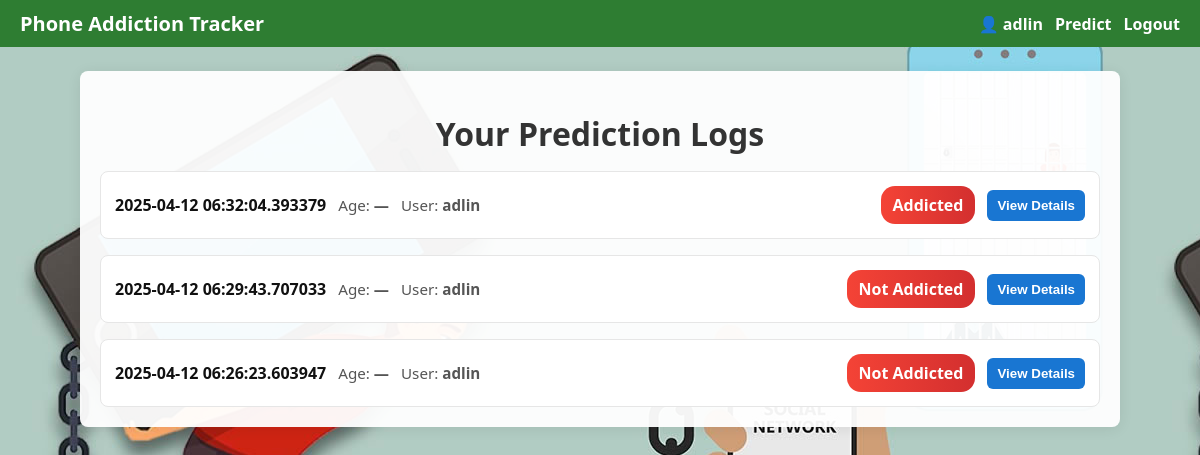
The page /logs (signed in) on the database its author committed.
### tables this page shows
CREATE TABLE logs (
                 id INTEGER PRIMARY KEY AUTOINCREMENT,
                 user_id INTEGER,
                 inputs TEXT,
                 prediction TEXT,
                 timestamp TEXT, category TEXT, age TEXT, weighted_total REAL,
                 FOREIGN KEY(user_id) REFERENCES users(id));

### app.py (the view)
@app.route("/logs")
def logs():
    if "user_id" not in session:
        flash("Please login.")
        return redirect(url_for("login"))
    questions = [
        "Do you use your phone to click pictures of class notes?",
        "Do you buy books/access books from your mobile?",
        "Does your phone's battery last a day?",
        "When your phone's battery dies out, do you run for the charger?",
        "Do you worry about losing your cell phone?",
        "Do you take your phone to the bathroom?",
        "Do you check your phone immediately after waking up?",
        "Do you use your phone while eating meals?",
        "Do you feel anxious when your phone is not near you?",
        "Do you spend more time on your phone than talking to people?",
        "Do you use your phone before going to sleep?",
        "Do you find it hard to stop using certain apps?",
        "Do you prefer online interactions over face-to-face?",
        "Do you use your phone during classes/lectures?",
        "Do you get irritated when interrupted while using your phone?",
        "Do you use your phone to escape from problems or relieve bad moods?",
        "Do you check social media very frequently?",
        "Do you lose track of time while using your phone?"
    ]
    conn = sqlite3.connect(DB_PATH)
    c = conn.cursor()
    c.execute(
        "SELECT id, inputs, prediction, category, age, timestamp FROM logs WHERE user_id=? ORDER BY id DESC",
        (session["user_id"],)
    )
    rows = c.fetchall()
    conn.close()
    logs_data = []
    for r in rows:
        log_id, inputs_str, prediction, category, age, timestamp = r
        parsed_list = []
        try:
            parsed = ast.literal_eval(inputs_str)
            if isinstance(parsed, (list, tuple)):
                parsed_list = list(parsed)
        except Exception:
            parsed_list = []
        qa_pairs = []
        for i, q in enumerate(questions):
            if i < len(parsed_list):
                try:
                    val = int(parsed_list[i])
                    ans = "Yes" if val == 1 else "No"
                except Exception:
                    ans = "No"
            else:
                ans = "No"
            qa_pairs.append((q, ans))
        logs_data.append({
            "id": log_id,
            "answers": qa_pairs,
            "prediction": prediction,
            "category": category,
            "age": age,
            "timestamp": timestamp,
            "username": session.get("username")
        })
    return render_template("logs.html", logs=logs_data, username=session.get("username"))

### SMART_PHONE_ADDICTION/templates/logs.html (shortened to what this page needs)
<!DOCTYPE html>
<html lang="en">
<head>
</head>
<body>
    <div class="navbar">
        <h2>Phone Addiction Tracker</h2>
        <div class="user-block">
            <span style="font-weight:700;">👤 {{ username or 'Guest' }}</span>
            <a href="{{ url_for('predict') }}" style="color:white; text-decoration:none; font-weight:700;">Predict</a>
            <a href="{{ url_for('logout') }}" style="color:white; text-decoration:none; font-weight:700;">Logout</a>
        </div>
    </div>
    <div class="container">
        <h1>Your Prediction Logs</h1>
        {% if logs %}
            {% for log in logs %}
                <div class="log-entry">
                    <div class="log-header">
                        <div class="meta-left">
                            <div class="date">{{ log.timestamp }}</div>
                            <div class="age">Age: <strong>{{ log.age or '—' }}</strong></div>
                            <div class="user">User: <strong>{{ log.username or username or '—' }}</strong></div>
                        </div>
                        <div style="display:flex; gap:12px; align-items:center;">
                            <div class="prediction-badge {% if 'Addicted' in log.prediction %}badge-addicted{% else %}badge-not{% endif %}">
                                {{ log.prediction }}
                            </div>
                            <button class="toggle-btn" onclick="toggleDetails('details-{{ loop.index0 }}')">View Details</button>
                        </div>
                    </div>
                </div>
            {% endfor %}
        {% else %}
            <p>No logs available yet.</p>
        {% endif %}
    </div>
</body>
</html>

### rows shown on the page
logs: timestamp "2025-04-12 06:32:04.393379", age "—", username "adlin", prediction "Addicted"
logs: timestamp "2025-04-12 06:29:43.707033", age "—", username "adlin", prediction "Not Addicted"
logs: timestamp "2025-04-12 06:26:23.603947", age "—", username "adlin", prediction "Not Addicted"

### other values the page prints
{{ username or 'Guest' }} "adlin"
